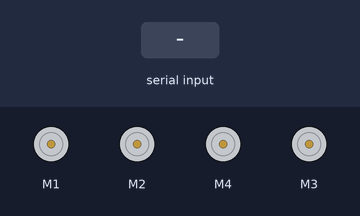
A sketch run on a simulated Arduino Uno, built with avr-gcc and run on an emulated ATmega328P. On the bench: 4 × DC motor (green arrow = forward, orange = backward, longer = faster). The test bench sets the inputs (shaded band). What the sketch prints to the serial monitor is not drawn.

Above: at 1.2 s.
1.3 s: "F" received over Serial
At 2.1 s:
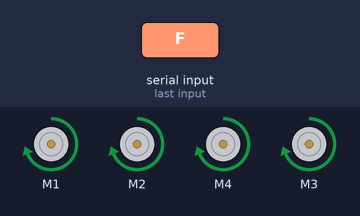
2.8 s: "B" received over Serial
At 3.3 s:
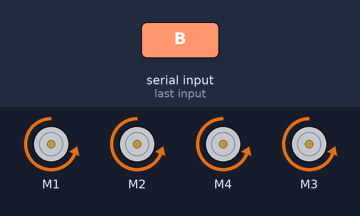
4.3 s: "L" received over Serial
At 5.5 s:
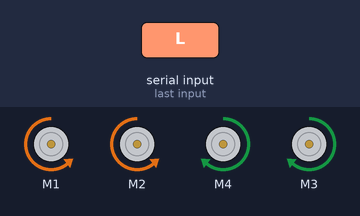
5.8 s: "R" received over Serial
At 6.8 s:
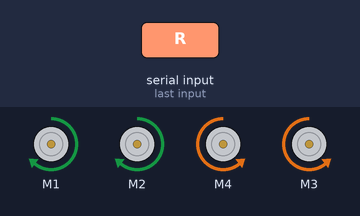
7.3 s: "S" received over Serial
At 7.9 s:
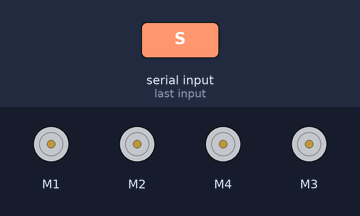
Timing chart, 0 to 9.8 s (numbered marks = the images above; inputs shaded):
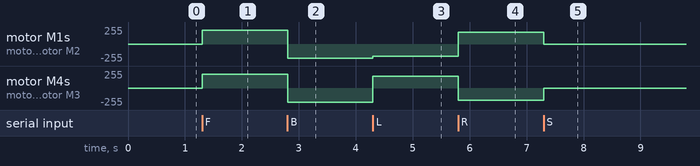

Measured:
- after the input at 1.3 s, motor M1, motor M2, motor M4, motor M3: stopped → forward 210/255 at once
- after the input at 2.8 s, motor M1, motor M2, motor M4, motor M3: forward 210/255 → backward 210/255 at once
- after the input at 4.3 s, motor M1, motor M2: backward 210/255 → backward 180/255 at once; motor M4, motor M3: backward 210/255 → forward 180/255 at once
- after the input at 5.8 s, motor M1, motor M2: backward 180/255 → forward 180/255 at once; motor M4, motor M3: forward 180/255 → backward 180/255 at once
- after the input at 7.3 s, motor M1, motor M2: forward 180/255 → stopped at once; motor M4, motor M3: backward 180/255 → stopped at once

The sketch:

drive_controller.ino
```cpp
// ============================================================
// ARIES SEARCH & RESCUE ROVER — DRIVE SUBSYSTEM
// Controller: Arduino UNO #1 + L293D Motor Shield
// Baud Rate: 9600
// ============================================================
#include <AFMotor.h>

// 4 DC Motors connected to L293D Shield terminals M1, M2, M3, M4
AF_DCMotor motorFL(1); // Front-Left
AF_DCMotor motorRL(2); // Rear-Left
AF_DCMotor motorRR(3); // Rear-Right
AF_DCMotor motorFR(4); // Front-Right

const int DRIVE_SPEED = 210; // Speed 0 to 255
const int TURN_SPEED  = 180;

void setup() {
  Serial.begin(9600);
  stopMotors();
  Serial.println(F("{\"subsystem\":\"DRIVE_CORE\",\"status\":\"ONLINE\"}"));
}

void loop() {
  if (Serial.available() > 0) {
    char cmd = Serial.read();
    executeCommand(cmd);
  }
}

void executeCommand(char cmd) {
  switch (cmd) {
    case 'F': // Forward
      setSpeed(DRIVE_SPEED);
      motorFL.run(FORWARD); motorRL.run(FORWARD);
      motorFR.run(FORWARD); motorRR.run(FORWARD);
      break;

    case 'B': // Backward
      setSpeed(DRIVE_SPEED);
      motorFL.run(BACKWARD); motorRL.run(BACKWARD);
      motorFR.run(BACKWARD); motorRR.run(BACKWARD);
      break;

    case 'L': // Turn Left (Spin)
      setSpeed(TURN_SPEED);
      motorFL.run(BACKWARD); motorRL.run(BACKWARD);
      motorFR.run(FORWARD);  motorRR.run(FORWARD);
      break;

    case 'R': // Turn Right (Spin)
      setSpeed(TURN_SPEED);
      motorFL.run(FORWARD);  motorRL.run(FORWARD);
      motorFR.run(BACKWARD); motorRR.run(BACKWARD);
      break;

    case 'S': // Emergency Stop
    default:
      stopMotors();
      break;
  }
}

void setSpeed(int s) {
  motorFL.setSpeed(s); motorRL.setSpeed(s);
  motorFR.setSpeed(s); motorRR.setSpeed(s);
}

void stopMotors() {
  motorFL.run(RELEASE); motorRL.run(RELEASE);
  motorFR.run(RELEASE); motorRR.run(RELEASE);
}
```
